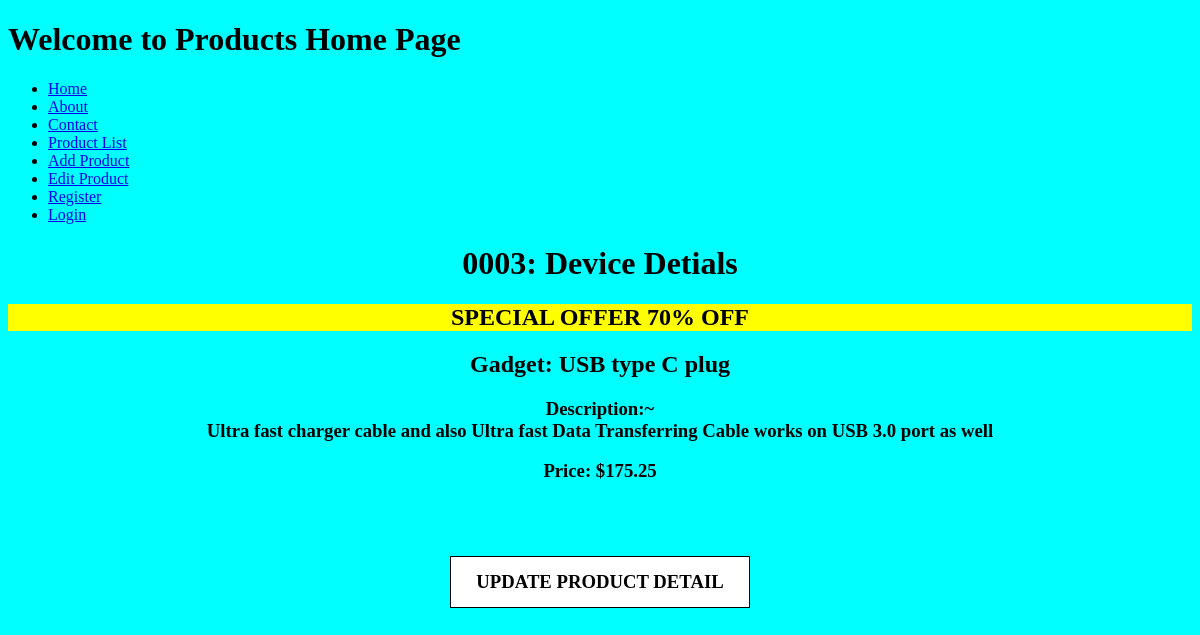
Page /product/3/ on the committed database.
### product/models.py (models this page shows)
class Product(models.Model):
    name = models.CharField(max_length=100)
    desc = models.TextField()
    price = models.DecimalField(decimal_places=2, max_digits=7)
    offers = models.BooleanField(default=False)

### product/views.py (the view)
# urls.py: path('product/<int:my_id>/', views.dynamic_loookup_url, name='product-url'),
def dynamic_loookup_url(request, my_id):
    try:
        obj  = Product.objects.get(id = my_id)
    except Product.DoesNotExist:
        raise Http404
    context = {
        "object" : obj
    }
    return render(request, "product/detail.html", context)

### template/product/detail.html (shortened to what this page needs)
{% extends 'base.html' %}
{% load static %}
{% static 'http://127.0.0.1:8000/' as ProdURL %}
    {%block content %}
    <center>
        <h1>000{{ object.id }}: Device Detials</h1>
    </center>
    {% endblock %}
    {% block another_content %}
    <center>
    {% if object.offers %}
        <h2 style="background-color: yellow; color:black">SPECIAL OFFER 70% OFF</h2>
    {% endif %}
        <h2>Gadget: {{ object.name }}</h2>
    {% if object.desc != None and object.desc != '' %}
        <h3>Description:~ <br> {{ object.desc }}</h3>
    {% else %}
        <h3>Description Coming Soon...</h3>
    {% endif %}
        <h3>Price: ${{ object.price }}</h3><br><br>
        <h3>
            <a id="btn" href="{{ProdURL}}/viewset/product/{{object.id}}/">UPDATE PRODUCT DETAIL</a>
        </h3>
    </center>
    {% endblock %}

### template/product/detail.html (style rules this page uses)
#btn:link, a:visited { background-color: white; border: 1px solid black; color: black; padding: 14px 25px; text-align: center; text-decoration: none; display: inline-block; }

### rows in the picture
Product: id "3", name "USB type C plug", desc "Ultra fast charger cable and also Ultra fast Data Transferring Cable works on USB 3.0 port as well", price "175.25"
